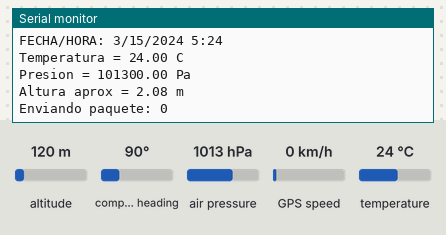
The sketch below on a simulated Arduino Uno, built with avr-gcc and run on an emulated ATmega328P. Shown: the last lines printed to the serial monitor. Inputs (shaded band) come from the test bench; at power-on: air pressure 1013 hPa, temperature 24 °C, altitude 120 m, compass heading 90°, GPS speed 0 km/h. The GPS gets a fix after 3 s at 37.7749, -122.4194 with 8 satellites; no radio packets arrive unless stated.

Above: at 1.2 s.
1.3 s: air pressure set to 952 hPa
At 3.6 s:
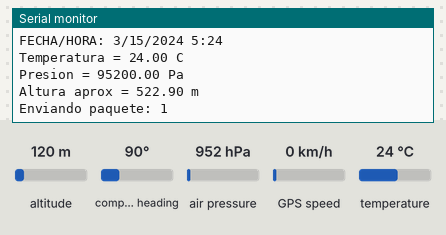
7.7 s: temperature set to 12 °C
At 10.0 s:
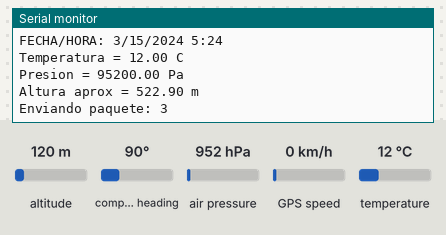
10.6 s: air pressure set to 975 hPa
At 13.8 s:
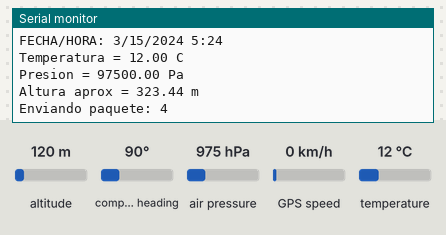
Timing chart, 0 to 15.3 s (numbered marks = the images above; inputs shaded):
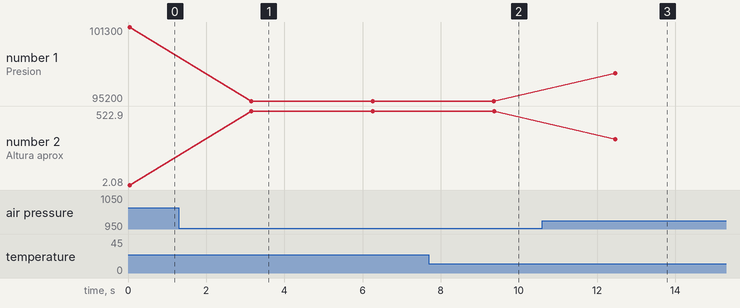

Measured:
- after the input at 1.3 s, the serial monitor: prints a new line after 1.9 s (image 1)
- after the input at 7.7 s, the serial monitor: prints a new line after 1.7 s (image 2)
- after the input at 10.6 s, the serial monitor: prints a new line after 1.9 s (image 3)
- plotted number 1: 101300 → 95200 after the input at 1.3 s, 95200 → 97500 after the input at 10.6 s
- plotted number 2: 2.08 → 522.9 after the input at 1.3 s, 522.9 → 323.44 after the input at 10.6 s

The sketch:

Emisor.ino
```cpp
#include <SPI.h>
#include <LoRa.h>
#include <Adafruit_BMP280.h>
#include <TinyGPSPlus.h>
#include <SoftwareSerial.h>
#include <TimerOne.h>

#define SS         8
#define RST        4
#define DI0        7
#define BAND       433E6
#define PABOOST    true

#define BMP_SCK    15
#define BMP_MISO   14
#define BMP_MOSI   16
#define BMP_CS     5

static const int RXPin = 10, TXPin = 9;
static const uint32_t GPSBaud = 9600;

int contador = 0, hora=0, minuto=0;

Adafruit_BMP280 bmp(BMP_CS);
TinyGPSPlus gps;

SoftwareSerial ss(RXPin, TXPin);


void setup() {
  Serial.begin(115200);
  while ( !Serial ) delay(100);   // Retardo nativo de usb

  LoRa.setPins(SS,RST,DI0);   //  Pines de LoRa

  if (!LoRa.begin(BAND)) {
    Serial.println("Inicio de LoRa fallido!");
    while (1);
  }
  Serial.println("LoRa Iniciado!");

  //GPS
  ss.begin(GPSBaud);

  //Sensor BMP280
  unsigned estado;
  estado = bmp.begin();
  if (!estado) {
    Serial.println(F("Could not find a valid BMP280 sensor, check wiring or "
                      "try a different address!"));
    Serial.print("SensorID was: 0x"); Serial.println(bmp.sensorID(),16);
    Serial.print("        ID of 0xFF probably means a bad address, a BMP 180 or BMP 085\n");
    Serial.print("   ID of 0x56-0x58 represents a BMP 280,\n");
    Serial.print("        ID of 0x60 represents a BME 280.\n");
    Serial.print("        ID of 0x61 represents a BME 680.\n");
    while (1) delay(10);
  }

  /* Default settings from datasheet. */
  bmp.setSampling(Adafruit_BMP280::MODE_NORMAL,     /* Operating Mode. */
                  Adafruit_BMP280::SAMPLING_X2,     /* Temp. oversampling */
                  Adafruit_BMP280::SAMPLING_X16,    /* Pressure oversampling */
                  Adafruit_BMP280::FILTER_X16,      /* Filtering. */
                  Adafruit_BMP280::STANDBY_MS_500); /* Standby time. */

}

void loop() {
  while (ss.available() > 0){
    if (gps.encode(ss.read())){
      displayInfo();
      enviarLORA();
    }
  }

  if (millis() > 5000 && gps.charsProcessed() < 10){
    Serial.println(F("GPS NO detectado"));
  }
}


void displayInfo(){
  Serial.print(F("Location: "));
  if (gps.location.isValid())
  {
    Serial.print(gps.location.lat(), 6);
    Serial.print(F(","));
    Serial.print(gps.location.lng(), 6);
  }
  else
  {
    Serial.print(F("DATO INVALIDO"));
  }
  Serial.println();
  Serial.print(F("FECHA/HORA: "));
  if (gps.date.isValid())
  {
    Serial.print(gps.date.month());
    Serial.print(F("/"));
    Serial.print(gps.date.day());
    Serial.print(F("/"));
    Serial.print(gps.date.year());
  }
  else
  {
    Serial.print(F("DATO INVALIDO"));
  }

  Serial.print(F(" "));
  if (gps.time.isValid())
  {
    if (gps.time.hour() < 10) Serial.print(F("0"));
    Serial.print(gps.time.hour()-5);
    hora=(gps.time.hour()-5);
    Serial.print(F(":"));
    if (gps.time.minute() < 10) Serial.print(F("0"));
    Serial.print(gps.time.minute());
    minuto=(gps.time.minute());
    Serial.print(F(" "));

  }
  else
  {
    Serial.print(F("DATO INVALIDO"));
  }

  Serial.println();
  Serial.print(F("Temperatura = "));
  Serial.print(bmp.readTemperature());
  Serial.println(" C");
  Serial.print(F("Presion = "));
  Serial.print(bmp.readPressure());
  Serial.println(" Pa");
  Serial.print(F("Altura aprox = "));
  Serial.print(bmp.readAltitude(1013.25));
  Serial.println(" m");
}

void enviarLORA(){
  Serial.print("Enviando paquete: ");
  Serial.println(contador);

  LoRa.beginPacket();

  LoRa.print("#");
  LoRa.print(bmp.readTemperature());

  LoRa.print("@");

  LoRa.print(bmp.readPressure());
  LoRa.print("@");

  LoRa.print(bmp.readAltitude(1013.25));
  LoRa.print("@");

  LoRa.print(gps.location.lat(), 6);
  LoRa.print("@");
  LoRa.print(gps.location.lng(), 6);
  LoRa.print("@");

  LoRa.print(gps.date.month());
  LoRa.print(F("/"));
  LoRa.print(gps.date.day());
  LoRa.print(F("/"));
  LoRa.print(gps.date.year());
  LoRa.print("@");

  LoRa.print(hora);
  LoRa.print(":");
  LoRa.print(minuto);
  LoRa.print("@");

  LoRa.print("*");

  LoRa.endPacket();

  contador++;

  delay(3000);
}
```
